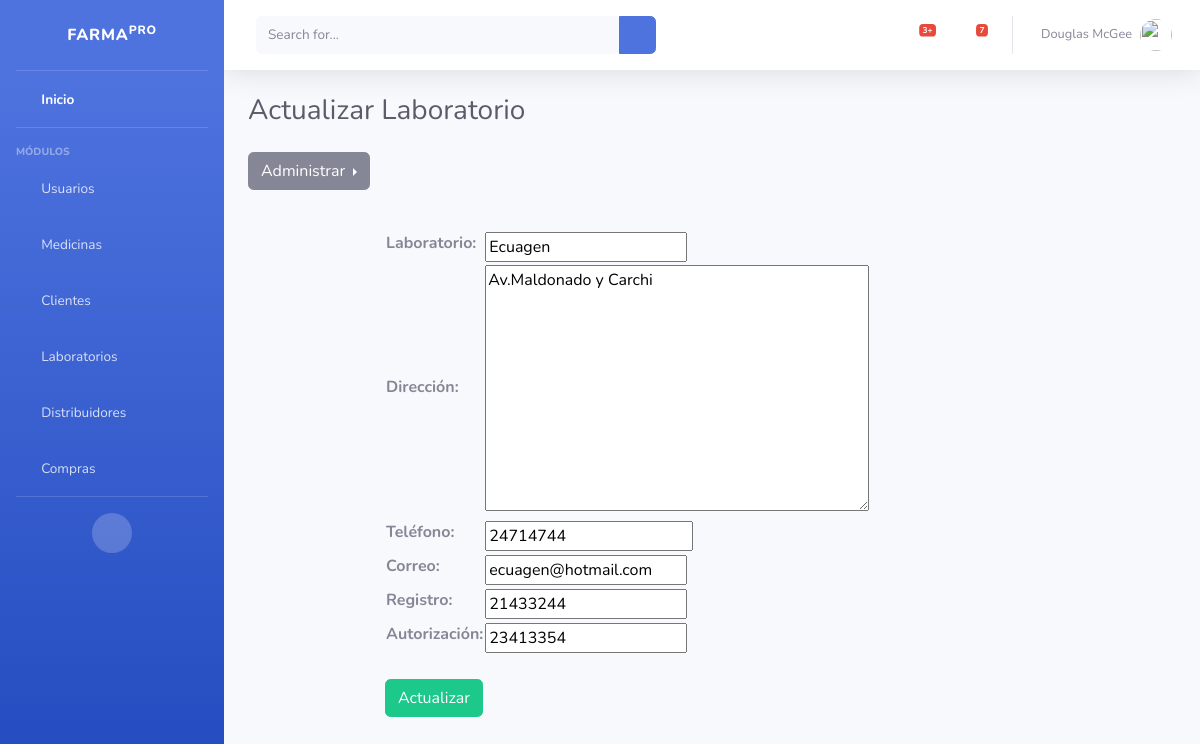
The app's page /laboratorios/update/2 with its own data.
### laboratorios/models.py (models this page shows, shortened)
class Laboratorio (models.Model):
    nombre_laboratorio = models.CharField(max_length=100, verbose_name="Laboratorio", blank=False, null=False, unique=True)
    direccion_laboratorio = models.TextField(max_length=200, verbose_name="Dirección", blank=False, null=False)
    telefono_laboratorio = models.BigIntegerField(verbose_name="Teléfono", blank=False, null=False )
    correo_laboratorio = models.EmailField( verbose_name="Correo", blank=False, null=False)
    registro_laboratorio = models.CharField(max_length=200, verbose_name="Registro", blank=False, null=False)
    autorizacion_laboratorio = models.CharField(max_length=200, verbose_name="Autorización", blank=False, null=False)
    class Meta:
        verbose_name ="Laboratorio"
        verbose_name_plural ="Laboratorios"

### laboratorios/views.py (the view, shortened to what this page needs)
# urls.py: path("update/<int:pk>", LaboratorioUpdateView.as_view(), name="update"),
class LaboratorioUpdateView(UpdateView):
    model = Laboratorio
    fields = ["nombre_laboratorio","direccion_laboratorio","telefono_laboratorio","correo_laboratorio","registro_laboratorio","autorizacion_laboratorio"]
    template_name_suffix = "_update_form"

### laboratorios/templates/laboratorios/laboratorio_update_form.html (shortened to what this page needs)
 {% extends 'core/base.html' %}
{% block cabecera %} Actualizar Laboratorio {% endblock %}
{% block pie %} {% include 'laboratorios/laboratorio_menu.html'%}
<main role="main">
  <div class="container">
    <div class="row mt-3">
      <div class="col-md-9 mx-auto">
        <div>
          <form action="" method="post">
            <table>
              {{ form.as_table }}
            </table>
            <br />
            <input type="submit" value="Actualizar" c class="btn btn-success"/>
          </form>
        </div>
      </div>
    </div>
  </div>
</main>
{% endblock %}

### records on screen
Laboratorio: nombre_laboratorio "Ecuagen", direccion_laboratorio "Av.Maldonado y Carchi", telefono_laboratorio "24714744", correo_laboratorio "ecuagen@hotmail.com", registro_laboratorio "21433244", autorizacion_laboratorio "23413354"
